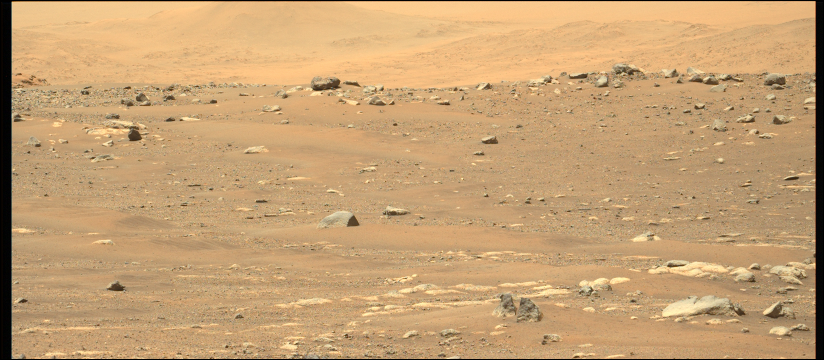
#> input picture curiosity/left1.png, 1648 x 720 px, found by its file name (shown at 1/2 size)
$ python disparityCalib.py
#> lines starting #> are read from the running program, lines starting #| are printed output that depends on the picture
import numpy as np
import cv2


# Reading the mapping values for stereo image rectification

def nothing(x):
    pass

cv2.namedWindow('disp',cv2.WINDOW_NORMAL)
cv2.resizeWindow('disp',600,600)

cv2.createTrackbar('numDisparities','disp',1,17,nothing)
cv2.createTrackbar('blockSize','disp',5,50,nothing)
cv2.createTrackbar('preFilterType','disp',1,1,nothing)
cv2.createTrackbar('preFilterSize','disp',2,25,nothing)
cv2.createTrackbar('preFilterCap','disp',5,62,nothing)
cv2.createTrackbar('textureThreshold','disp',10,100,nothing)
cv2.createTrackbar('uniquenessRatio','disp',15,100,nothing)
cv2.createTrackbar('speckleRange','disp',0,100,nothing)
cv2.createTrackbar('speckleWindowSize','disp',3,25,nothing)
cv2.createTrackbar('disp12MaxDiff','disp',5,25,nothing)
cv2.createTrackbar('minDisparity','disp',5,25,nothing)

# Creating an object of StereoBM algorithm
stereo = cv2.StereoBM_create()


	# Capturing and storing left and right camera images
imgL= cv2.imread('left1.png')
#> imgL is the input picture: shape (720, 1648, 3); mean B, G, R 115.8, 161, 197.9
#imgL = cv2.resize(imgL, (1200, 1200))
imgR= cv2.imread('right1.png')
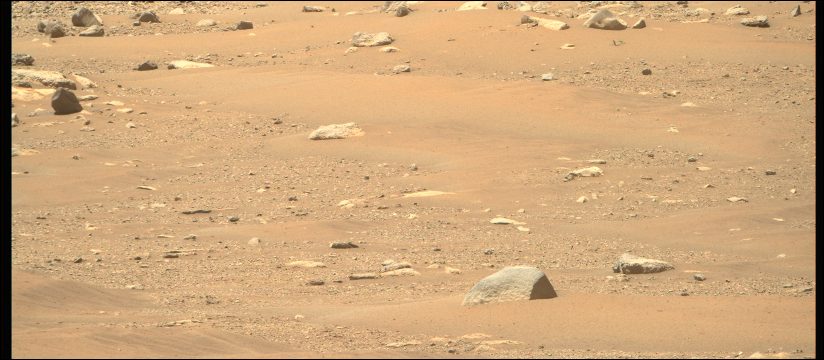
#> input picture curiosity/right1.png, 1648 x 720 px, found by its file name (shown at 1/2 size)
#> imgR is the input picture: shape (720, 1648, 3); mean B, G, R 123.6, 168.5, 207.3

imgL_g = cv2.cvtColor(imgL, cv2.COLOR_BGR2GRAY)
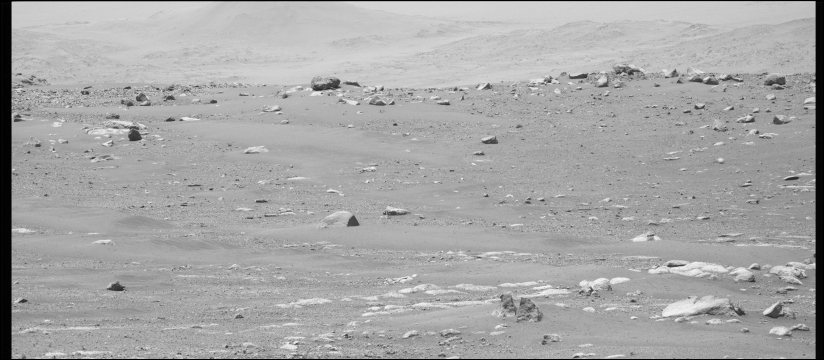
#> imgL_g: shape (720, 1648) (shown at 1/2 size); min 0, max 250, mean 166.9

imgR_g = cv2.cvtColor(imgR, cv2.COLOR_BGR2GRAY)
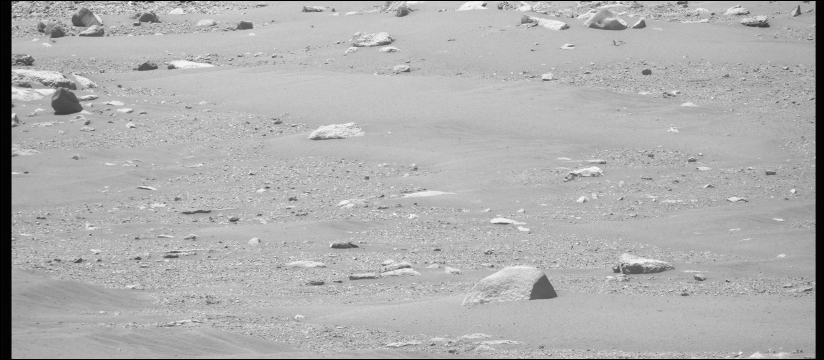
#> imgR_g: shape (720, 1648) (shown at 1/2 size); min 0, max 252, mean 175
while True:

    # Updating the parameters based on the trackbar positions
    numDisparities = cv2.getTrackbarPos('numDisparities','disp')*16
    blockSize = cv2.getTrackbarPos('blockSize','disp')*2 + 5
    preFilterType = cv2.getTrackbarPos('preFilterType','disp')
    preFilterSize = cv2.getTrackbarPos('preFilterSize','disp')*2 + 5
    preFilterCap = cv2.getTrackbarPos('preFilterCap','disp')
    textureThreshold = cv2.getTrackbarPos('textureThreshold','disp')
    uniquenessRatio = cv2.getTrackbarPos('uniquenessRatio','disp')
    speckleRange = cv2.getTrackbarPos('speckleRange','disp')
    speckleWindowSize = cv2.getTrackbarPos('speckleWindowSize','disp')*2
    disp12MaxDiff = cv2.getTrackbarPos('disp12MaxDiff','disp')
    minDisparity = cv2.getTrackbarPos('minDisparity','disp')

    # Setting the updated parameters before computing disparity map
    stereo.setNumDisparities(numDisparities)
    stereo.setBlockSize(blockSize)
    stereo.setPreFilterType(preFilterType)
    stereo.setPreFilterSize(preFilterSize)
    stereo.setPreFilterCap(preFilterCap)
    stereo.setTextureThreshold(textureThreshold)
    stereo.setUniquenessRatio(uniquenessRatio)
    stereo.setSpeckleRange(speckleRange)
    stereo.setSpeckleWindowSize(speckleWindowSize)
    stereo.setDisp12MaxDiff(disp12MaxDiff)
    stereo.setMinDisparity(minDisparity)

    # Calculating disparity using the StereoBM algorithm
    disparity = stereo.compute(imgL_g, imgR_g)
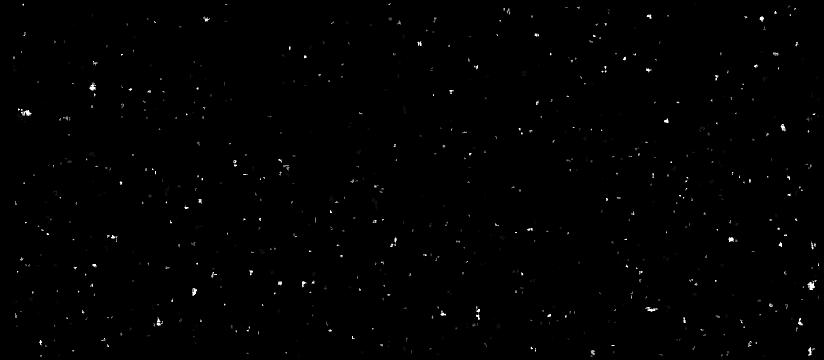
#> disparity: shape (720, 1648) int16 (shown at 1/2 size); min 64, max 320, mean 65.4; drawn with min black and max white
    # Code returns a 16bit signed single channel image,
    # CV_16S containing a disparity map scaled by 16. Hence it
    # is essential to convert it to CV_32F and scale it down 16 times.

    # Converting to float32
    disparity = disparity.astype(np.float32)

    # Scaling down the disparity values and normalizing them
    disparity = (disparity/16.0 - minDisparity)/numDisparities

    # Displaying the disparity map
    cv2.imshow("disp",disparity)

# Close window using esc key
    if cv2.waitKey(1) == 27:
#> (key Esc is pressed here)
        break
